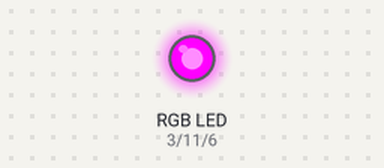
The sketch below on a simulated Arduino Uno, built with avr-gcc and run on an emulated ATmega328P. Shown: an RGB LED mixed from three pins (HIGH = lit).

Above: at 0.1 s.
Timing chart, 0 to 1.6 s (numbered marks = the images above):
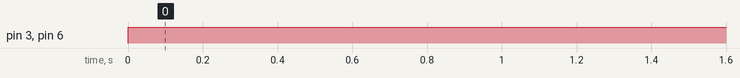

The sketch:

11_rgb_leds.ino
```cpp
const int delayTime = 500;

// PWM pins for analogWrite between 0-255
const int redLED = 3;
const int blueLED = 6;
const int greenLED = 11;


void setup() {
  // put your setup code here, to run once:
  pinMode(redLED, OUTPUT);
  pinMode(blueLED, OUTPUT);
  pinMode(greenLED, OUTPUT);
}

void loop() {
  // put your main code here, to run repeatedly:
  analogWrite(redLED, 255);
  analogWrite(blueLED, 255);
  analogWrite(greenLED, 0);
  // magenta code
}
```

Measured:
- by itself, pin 3 (redLED), pin 6 (blueLED): LOW → HIGH at 0.00 s
